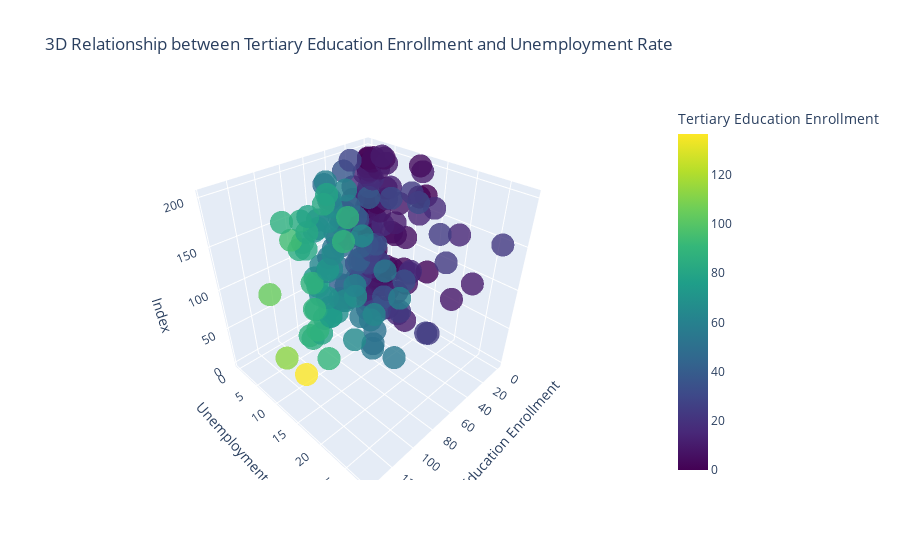

Source (notebook cell):
### Markdown cell above
# 2. Analyze the relationship between tertiary education enrollment and the unemployment rate

### Code cell
# Create a 3D scatter plot using Plotly graph_objects
fig = go.Figure(data=[go.Scatter3d(
    x=df['Gross_Tertiary_Education_Enrollment'],#Extract the 'Gross_Tertiary_Education_Enrollment' column from the DataFrame as x-axis values
    y=df['Unemployment_Rate'],# Extract the 'Unemployment_Rate' column from the DataFrame as y-axis values
    z=df.index, # Use the DataFrame's index as z-axis values, ensuring each point has a unique z-value
    text=df['Countries and areas'],# Use the 'Countries and areas' column for text labels displayed when hovering over points  
    # marker settings:
    mode='markers',
    marker=dict(
        size=8,# Set the size of markers to 8
        color=df['Gross_Tertiary_Education_Enrollment'], # Color the markers based on the 'Gross_Tertiary_Education_Enrollment' values
        colorscale='Viridis', # Set the color scale to Viridis 
        opacity=0.8, # Set the opacity of markers to 0.8
        colorbar=dict(title='Tertiary Education Enrollment') # Add a colorbar with a title for better interpretation of color values
    ),
)])

# scene settings
fig.update_layout(
    scene=dict(
        xaxis_title='Tertiary Education Enrollment',# Set the title for the x-axis
        yaxis_title='Unemployment Rate',# Set the title for the y-axis
        zaxis_title='Index',# Set the title for the z-axis
    ),
    title='3D Relationship between Tertiary Education Enrollment and Unemployment Rate',# Set the overall title of the chart
)

# Display the 3D scatter plot
fig.show()

### Figure 1 — Plotly figure (JSON) as saved in the notebook; plotly's stock layout.template omitted (floating-point values rounded to 4 significant figures; data arrays with more than 128 entries replaced by an {"elided": "..."} marker saying what was removed)
{"data": [{"marker": {"color": {"elided": "202 float values"}, "colorbar": {"title": {"text": "Tertiary Education Enrollment"}}, "colorscale": [[0, "#440154"], [0.1111, "#482878"], [0.2222, "#3e4989"], [0.3333, "#31688e"], [0.4444, "#26828e"], [0.5556, "#1f9e89"], [0.6667, "#35b779"], [0.7778, "#6ece58"], [0.8889, "#b5de2b"], [1, "#fde725"]], "opacity": 0.8, "size": 8}, "mode": "markers", "text": {"elided": "202 str values"}, "type": "scatter3d", "x": {"elided": "202 float values"}, "y": {"elided": "202 float values"}, "z": {"elided": "202 int values"}}], "layout": {"scene": {"xaxis": {"title": {"text": "Tertiary Education Enrollment"}}, "yaxis": {"title": {"text": "Unemployment Rate"}}, "zaxis": {"title": {"text": "Index"}}}, "title": {"text": "3D Relationship between Tertiary Education Enrollment and Unemployment Rate"}}}
